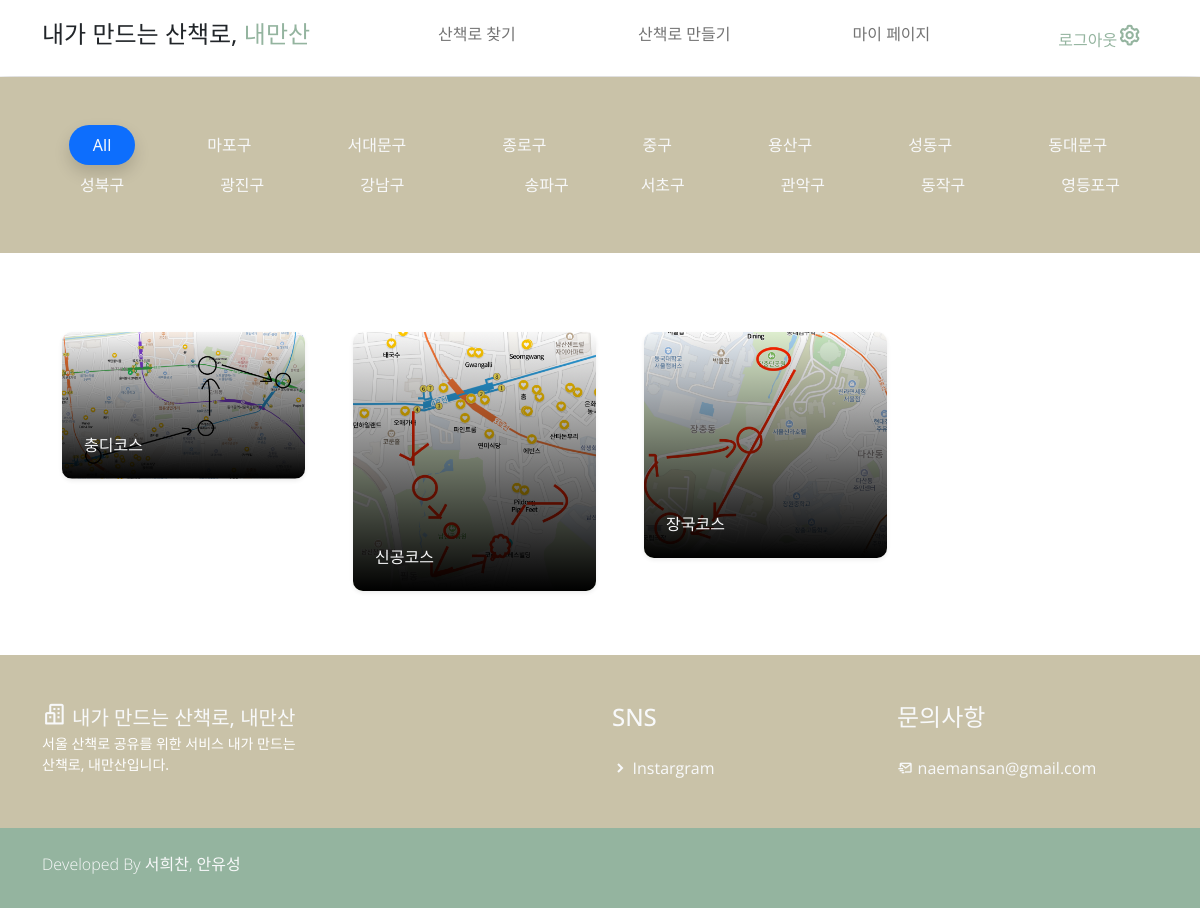
The page /study/ (signed in) on the database its author committed.
### study/models.py (models this page shows, shortened)
class study(models.Model):
    writer = models.ForeignKey(
        User, on_delete=models.CASCADE)  # 작성자, User 모델 사용
    name = models.CharField(max_length=50)  # 스터디명
    intro = models.CharField(max_length=100)  # 스터디 한줄 소개
    body = models.TextField()  # 스터디 정보
    phnum = models.CharField(max_length=13)  # 대표자 연락처
    difficulty = models.IntegerField(default=0)
    image = models.FileField(
        upload_to="image/", null=True
    )  # 스터디 관련 이미지(있으면 글 썸네일, 없으면 메인 로고가 글 썸네일)
    like_user_set = models.ManyToManyField(User, blank=True, related_name='likes_user_set',through='Like')

### study/views.py (the view)
# urls.py: path("", studylist, name="studylist"),  # 스터디 목록 페이지
def studylist(request):
    posts = study.objects.all()
    return render(request, "study/studylist.html", {"posts": posts})

### study/templates/study/studylist.html (shortened to what this page needs)
{% extends 'base.html' %}
{% load static %}
{% block content %}
<section class="service-wrapper py-3" style="transform: translateY(-15px);">
    <div class="service-tag py-5" style="background-color: #c9c2a8;">
        <div class="col-md-12">
            <ul class="nav d-flex justify-content-center">
                <li class="nav-item mx-lg-4"  >
                    <a class="filter-btn nav-link btn-outline-primary active shadow rounded-pill text-light px-4 light-500 hoverGreen" href="#" data-filter=".project" style=" font-weight: 500;">All</a>
                </li>
                <li class="nav-item mx-lg-4">
                    <a class="filter-btn nav-link btn-outline-primary rounded-pill text-light px-4 light-500 hoverGreen"style=" font-weight: 500;" href="#" data-filter=".마포구">마포구</a>
                </li>
                <li class="filter-btn nav-item mx-lg-4">
                    <a class="filter-btn nav-link btn-outline-primary rounded-pill text-light px-4 light-500 hoverGreen" style=" font-weight: 500;"href="#" data-filter=".서대문구">서대문구</a>
                </li>
                <li class="nav-item mx-lg-4">
                    <a class="filter-btn nav-link btn-outline-primary rounded-pill text-light px-4 light-500 hoverGreen" style=" font-weight: 500;"href="#" data-filter=".종로구">종로구</a>
                </li>
                <li class="nav-item mx-lg-4">
                    <a class="filter-btn nav-link btn-outline-primary rounded-pill text-light px-4 light-500 hoverGreen" style=" font-weight: 500;"href="#" data-filter=".중구">중구</a>
                </li>
                <li class="nav-item mx-lg-4">
                    <a class="filter-btn nav-link btn-outline-primary rounded-pill text-light px-4 light-500 hoverGreen"style=" font-weight: 500;" href="#" data-filter=".용산구">용산구</a>
                </li>
                <li class="filter-btn nav-item mx-lg-4">
                    <a class="filter-btn nav-link btn-outline-primary rounded-pill text-light px-4 light-500 hoverGreen" style=" font-weight: 500;"href="#" data-filter=".성동구">성동구</a>
                </li>
                <li class="nav-item mx-lg-4">
                    <a class="filter-btn nav-link btn-outline-primary rounded-pill text-light px-4 light-500 hoverGreen" style=" font-weight: 500;"href="#" data-filter=".동대문구">동대문구</a>
                </li>
                <li class="nav-item mx-lg-4">
                    <a class="filter-btn nav-link btn-outline-primary rounded-pill text-light px-4 light-500 hoverGreen" style=" font-weight: 500;"href="#" data-filter=".성북구">성북구</a>
                </li>
                <li class="nav-item mx-lg-4">
                    <a class="filter-btn nav-link btn-outline-primary rounded-pill text-light px-4 light-500 hoverGreen"style=" font-weight: 500;" href="#" data-filter=".광진구">광진구</a>
                </li>
                <li class="filter-btn nav-item mx-lg-4">
                    <a class="filter-btn nav-link btn-outline-primary rounded-pill text-light px-4 light-500 hoverGreen" style=" font-weight: 500;"href="#" data-filter=".강남구">강남구</a>
                </li>
                <a class="filter-btn nav-link btn-outline-primary rounded-pill text-light px-4 light-500 hoverGreen" style=" font-weight: 500;"href="#" data-filter=".송파구">송파구</a>
                <li class="nav-item mx-lg-4">
                    <a class="filter-btn nav-link btn-outline-primary rounded-pill text-light px-4 light-500 hoverGreen" style=" font-weight: 500;"href="#" data-filter=".서초구">서초구</a>
                </li>
                <li class="nav-item mx-lg-4">
                    <a class="filter-btn nav-link btn-outline-primary rounded-pill text-light px-4 light-500 hoverGreen" style=" font-weight: 500;"href="#" data-filter=".관악구">관악구</a>
                </li>
                <li class="nav-item mx-lg-4">
                    <a class="filter-btn nav-link btn-outline-primary rounded-pill text-light px-4 light-500 hoverGreen" style=" font-weight: 500;"href="#" data-filter=".동작구">동작구</a>
                </li>
                <li class="nav-item mx-lg-4">
                    <a class="filter-btn nav-link btn-outline-primary rounded-pill text-light px-4 light-500 hoverGreen" style=" font-weight: 500;"href="#" data-filter=".영등포구">영등포구</a>
                </li>
            </ul>
        </div>
    </div>
</section>
<section class="container overflow-hidden py-5" style="margin-right: 10px;">
    <div class="row gx-5 gx-sm-3 gx-lg-5 gy-lg-5 gy-3 pb-3 projects">
            {%for study in posts%}
            <div class="col-xl-3 col-md-4 col-sm-6 project ui graphic">
                <a href="{%url 'study:detail' study.id%}" class="service-work card border-0 text-white shadow-sm overflow-hidden mx-5 m-sm-0">
                  <img class="card-img" src="{{study.image.url}}" alt="Card image">
                    <div class="service-work-vertical pics card-img-overlay d-flex align-items-end">
                        <div class="service-work-content text-left text-light">
                            <p class="card-text" style="margin: 6px;">{{study.name}}</p>
                        </div>
                    </div>
                </a>
            </div>
            {%endfor%}
    </div>
</section>
{% endblock %}

### naemansan/static/css/templatemo.css (style rules this page uses)
html { font-family: 'Open Sans', sans-serif; }
p, a { font-weight: 400; }
.service-work.card { border-radius: 10px !important; cursor: pointer; }
.service-work .service-work-vertical { background: rgb(0,0,0); background: linear-gradient(0deg, rgba(0,0,0,1) 0%, rgba(0,0,0,0) 33.33%, rgba(255,255,255,1) 66.66%, rgba(255,255,255,0) 99.99%); background-size: 300% 300%; background-position: 0% 100%; transition: .5s; }

### rows shown on the page
study: image (picture), name "충디코스"
study: image (picture), name "신공코스"
study: image (picture), name "장국코스"
